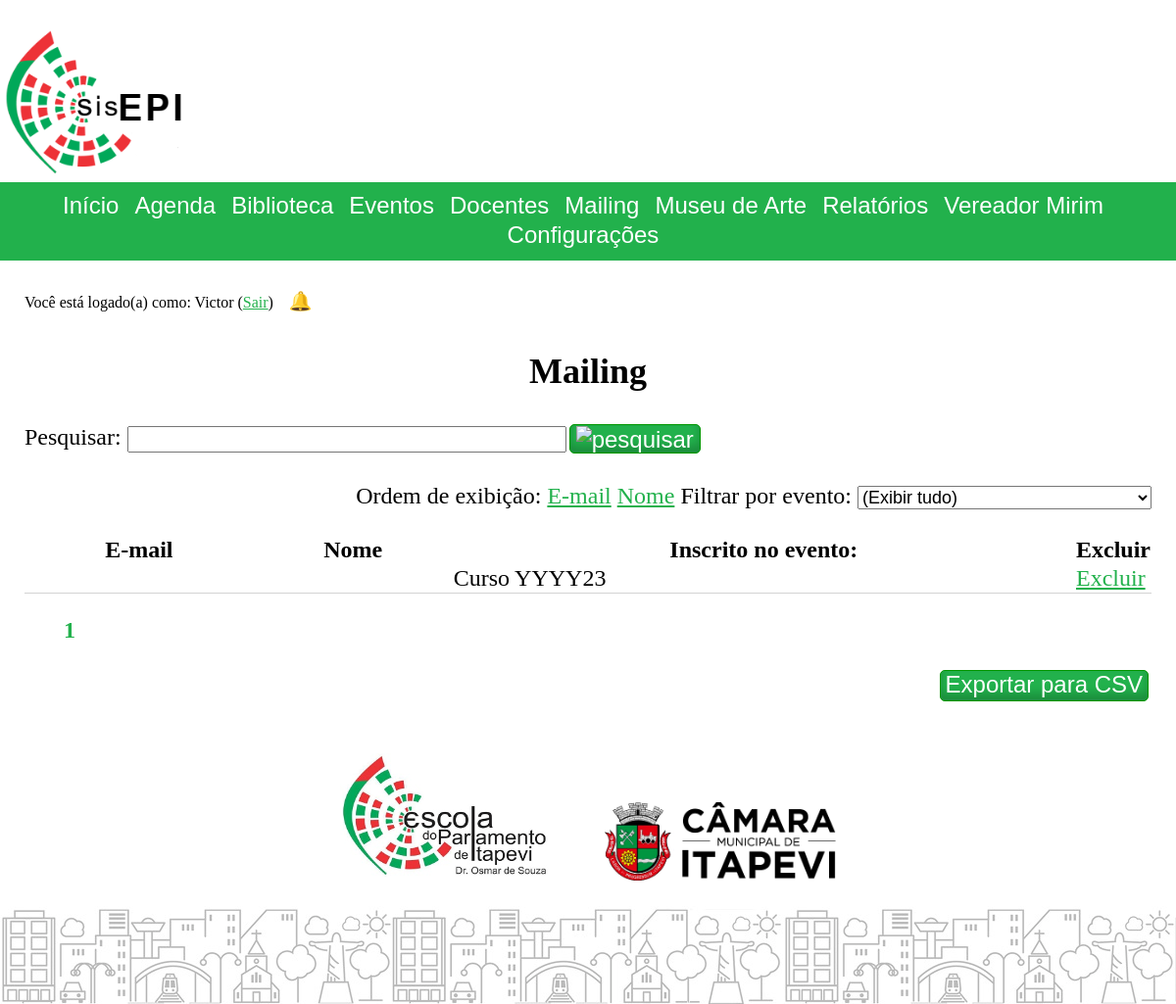
The app's page /index.php?cont=mailing&action=home (signed in), older data.
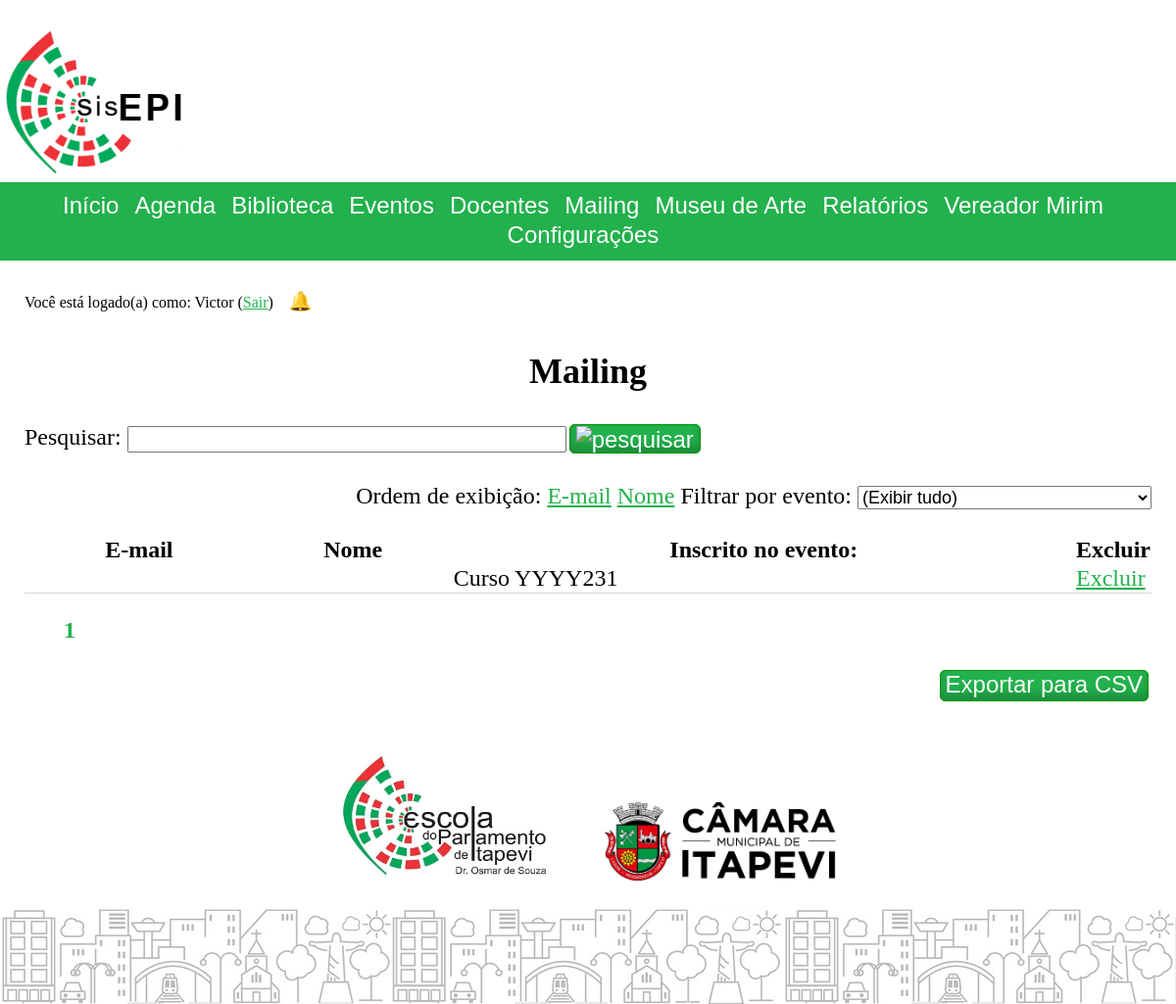
The same page, newer data.
### tables this page shows
CREATE TABLE `mailing` (
  `id` int UNSIGNED NOT NULL,
  `email` varbinary(140) NOT NULL,
  `name` varbinary(140) NOT NULL,
  `eventId` int DEFAULT NULL
);

CREATE TABLE `events` (
  `id` int UNSIGNED NOT NULL,
  `name` varchar(120) DEFAULT 'Evento sem nome',
  `typeId` int NOT NULL,
  `subscriptionListNeeded` tinyint(1) DEFAULT NULL,
  `subscriptionListOpeningDate` date DEFAULT NULL,
  `subscriptionListClosureDate` date DEFAULT NULL,
  `maxSubscriptionNumber` int DEFAULT NULL,
  `allowLateSubscriptions` tinyint(1) NOT NULL DEFAULT '0',
  `posterImageAttachmentFileName` varchar(120) DEFAULT NULL,
  `responsibleForTheEvent` varchar(120) DEFAULT NULL,
  `customInfosJson` json DEFAULT NULL,
  `moreInfos` mediumtext,
  `certificateText` varchar(500) DEFAULT NULL,
  `certificateBgFile` varchar(255) DEFAULT NULL,
  `checklistId` int DEFAULT NULL,
  `surveyTemplateId` int UNSIGNED DEFAULT NULL,
  `subscriptionTemplateId` int NOT NULL
);

### controller/component/DataGrid.class.php (called while the page is built, shortened)
<?php
class DataGridComponent extends ComponentBase
{
	public function __construct($dataRowsArray = null)
	{
		$this->dataRows = $dataRowsArray;
	}
	public ?array $dataRows;
	public ?string $detailsButtonURL = null, $editButtonURL = null, $deleteButtonURL = null;
	public ?string $RudButtonsFunctionParamName = "id";
	public array $columnsToHide = [];
	public function render()
	{
		$dataRows = $this->dataRows;
		$columnsToHide = $this->columnsToHide;
		$deleteButtonURL = $this->deleteButtonURL;
		$RudButtonsFunctionParamName = $this->RudButtonsFunctionParamName;
		$view = $this->get_view();
		require($view);
	}
}

### model/Database/database.php (called while the page is built, shortened)
<?php
if (!function_exists('getDatabaseConfig'))
{
	function getDatabaseConfig()
	{
		$configs = parse_ini_file($_SERVER['DOCUMENT_ROOT'] . "/sisepi_config.ini", true);
		return $configs['database'];
	}
}
if (!function_exists('getCryptoKey'))
{
	function getCryptoKey()
	{
		return !empty(getenv("CRYPTO_KEY")) ? getenv("CRYPTO_KEY") : getDatabaseConfig()['crypto'];
	}
}

### model/Database/mailing.database.php (called while the page is built, shortened)
<?php
require_once("database.php");
function getMailingPartially($page, $numResultsOnPage, $__orderBy, $eventId, $searchKeywords, $optConnection = null)
{
	$__cryptoKey = getCryptoKey();
	$_orderBy = ($__orderBy === null || $__orderBy === "") ? "email" : $__orderBy;
	$conn = $optConnection ? $optConnection : createConnectionAsEditor();
	$dataRows = null;
	$buildQuery = function() use ($__cryptoKey, $_orderBy, $eventId, $searchKeywords)
	{
		$outputInfos = [ "query" => "", "event" => false, "search" => false ];
		$base = "SELECT mailing.id, aes_decrypt(mailing.email, '$__cryptoKey') as demail, aes_decrypt(mailing.name, '$__cryptoKey') as dname, events.name as eventName
from mailing
left join events on events.id = mailing.eventId ";
		$where = (isset($eventId) && is_numeric($eventId) || strlen($searchKeywords) > 3) ? "where " : "";
		$whereEvent = "";
		if (isset($eventId) && is_numeric($eventId))
		{
			$whereEvent = "(eventId = ?) ";
			$outputInfos["event"] = true;
		}
		if ($whereEvent) $where .= $whereEvent;
		$whereSearch = "";
		if (strlen($searchKeywords) > 3)
		{
			$whereSearch = "(convert(aes_decrypt(mailing.email, '$__cryptoKey') using 'UTF8MB4') like ? or convert(aes_decrypt(mailing.name, '$__cryptoKey') using 'UTF8MB4') like ?) ";
			$outputInfos["search"] = true;
			if ($whereEvent) $where .= " and ";
		}
		if ($whereSearch) $where .= $whereSearch;
		$groupBy = "";
		if ($whereEvent === "" && $whereSearch === "")
			$groupBy = "group by demail ";
		$orderBy = "";
		if ($_orderBy === "email")
			$orderBy = "order by convert(demail using 'UTF8MB4') ";
		else
			$orderBy = "order by convert(dname using 'UTF8MB4') ";
		$limit = "limit ?, ?";
		$outputInfos["query"] = $base . $where . $groupBy . $orderBy . $limit;
		return $outputInfos;
	};
	$infos = $buildQuery();
	$query = $infos["query"];
	if($stmt = $conn->prepare($query))
	{
		$calc_page = ($page - 1) * $numResultsOnPage;
		if (!$infos["event"] && !$infos["search"])
			$stmt->bind_param("ii", $calc_page, $numResultsOnPage);
		$stmt->execute();
		$result = $stmt->get_result();
		if ($result->num_rows > 0)
		{
			$dataRows = [];
			while ($row = $result->fetch_assoc())
			{
				$dataRows[] = $row;
			}
		}
	}
	return $dataRows;
}

### controller/mailing.controller.php (called while the page is built, shortened)
<?php
require_once("model/Database/mailing.database.php");
final class mailing extends BaseController
{
	public function home()
	{
		require_once("controller/component/DataGrid.class.php");
		$conn = createConnectionAsEditor();
		$eventId = isset($_GET['eventId']) && is_numeric($_GET['eventId']) ? $_GET['eventId'] : null;
		$paginatorComponent = new PaginatorComponent(getMailingCount($eventId, ($_GET["q"] ?? ""), $conn), 50);
		$createFinalDataRowsTable = function($conn) use ($paginatorComponent, $eventId)
		{
			$events = getMailingPartially($paginatorComponent->pageNum, $paginatorComponent->numResultsOnPage, ($_GET["orderBy"] ?? ""), $eventId, ($_GET["q"] ?? ""),  $conn);
			$output = [];
			if($events)
			foreach ($events as $e)
			{
				$row = [];
				$row["id"] = $e["id"];
				$row["E-mail"] = $e["demail"];
				$row["Nome"] = $e["dname"];
				$row["Inscrito no evento:"] = $e["eventName"];
				array_push($output, $row);
			}
			return $output;
		};
		$dataGridComponent = new DataGridComponent($createFinalDataRowsTable($conn));
		$dataGridComponent->deleteButtonURL = URL\URLGenerator::generateSystemURL("mailing", "delete", "{param}");
	}
}

### includes/URL/URLGenerator.php (called while the page is built, shortened)
<?php
abstract class URLGenerator
{
	public static bool $useFriendlyURL;
	private static function appendQueryString($queryString = null, $directFileAccess = false)
	{
		$qsFinal = "";
		if (is_string($queryString))
			$qsFinal = $queryString;
		else if (is_array($queryString))
			$qsFinal = http_build_query($queryString);
		if (!empty($qsFinal))
			return self::$useFriendlyURL || $directFileAccess ? "?$qsFinal" : "&$qsFinal";
		else
			return "";
	}
	public static function generateSystemURL($controller, $action = "home", $id = null, $queryString = null)
	{
		$url = self::$useFriendlyURL ? self::URLBase . "/$controller/$action" : self::URLBase . "/index.php?cont=$controller&action=$action";
		if (!empty($id))
			$url .= self::$useFriendlyURL ? "/$id" : "&id=$id";
		$url .= self::appendQueryString($queryString);
		return $url;
	}
}

### view/mailing.home.view.php (the view, shortened to what the changed rows need)
<br/>
<br/>
<?php
$dgComp->render();
?>

### view/component/DataGrid.view.php (shortened to what the changed rows need)
<?php
if (isset($dataRows[0]))
{
	function formatCellContent($value)
	{
		if ($value instanceof DataGridIcon)
			return $value->generateHTML();
		else
			return nl2br(hsc($value));
	}
?>
<table>
	<thead>
		<tr>
			<?php
			$count = 0;
			foreach ($dataRows[0] as $column => $value)
			{
				$count++;
				if (in_array($column, $columnsToHide) === false)
				{
					echo "<th>" . $column . "</th>";
				}
				if ($count === count($dataRows[0]))
				{
					if (isset($deleteButtonURL)) echo '<th class="shrinkCell">Excluir</th>';
				}
			}
			?>
		</tr>
	</thead>
	<tbody>
		<?php
		foreach ($dataRows as $row)
		{
			echo "<tr>";
			$count = 0;
			foreach ($row as $column => $value)
			{
				$count++;
				if (in_array($column, $columnsToHide) === false)
				{
					if (isset($columnNameAsDetailsButton) && $columnNameAsDetailsButton === $column)
					{
						echo '<td><a href="' . str_replace("{param}", $row[$RudButtonsFunctionParamName], $detailsButtonURL) . '">' . formatCellContent($value) . '</a></td>';
					}
					else
					{
						echo "<td>" . formatCellContent($value) . "</td>";
					}
				}
				if ($count === count($row))
				{
					if (isset($deleteButtonURL)) echo '<td class="shrinkCell"><a href="' . str_replace("{param}", $row[$RudButtonsFunctionParamName], $deleteButtonURL) . '">Excluir</a></td>';
				}
			}
			echo "</tr>";
		}
		?>
	</tbody>
</table>
<?php
}
else
	echo "Não há dados disponíveis.";
?>

Row changes from the older to the newer data that the page shows:
removed mailing: eventId.name "Curso YYYY23"
added mailing: eventId.name "Curso YYYY231"
